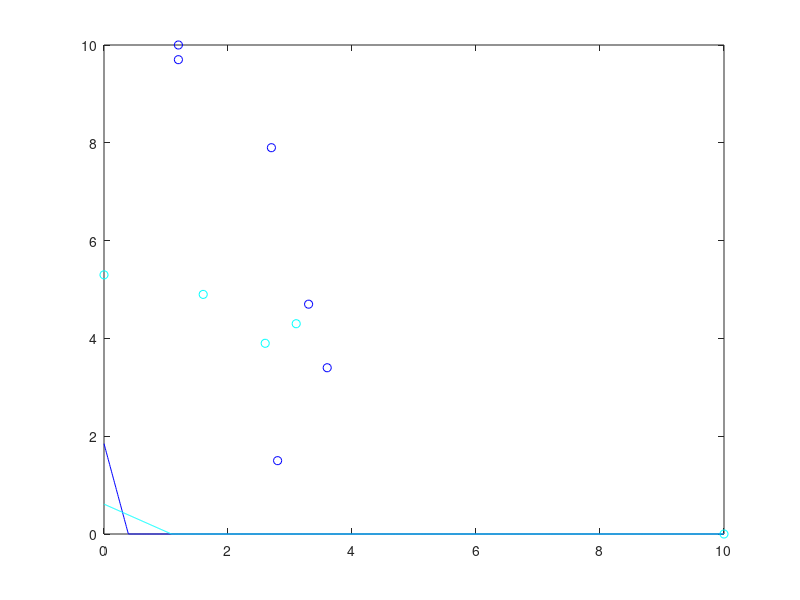

MATLAB code for this plot:
x0 = 0.000000:.01:10.000000;
c0 = [2.700000 7.900000 ;
3.600000 3.400000 ;
3.300000 4.700000 ;
1.200000 10.000000 ;
1.200000 9.700000 ;
2.800000 1.500000 ;
];
y_c0 =  - 0.97815 / 0.207899 * x0  + 0.384174 / 0.207899;
c1 = [10.000000 0.000000 ;
3.100000 4.300000 ;
2.600000 3.900000 ;
0.000000 5.300000 ;
1.600000 4.900000 ;
];
y_c1 =  - 0.489866 / 0.871798 * x0  + 0.532558 / 0.871798;
colors = jet(2);
if (size(c0) >0) plot (c0(:,1), c0(:,2),'o', 'color', colors(1,:)); end
hold on;
if (size(c1) >0) plot (c1(:,1), c1(:,2),'o', 'color', colors(2,:)); end
hold on;
for i = 1 : size(y_c0, 2) 
 if y_c0(i) > 10.000000 
 y_c0(i) = 10.000000; 
 end 
 if y_c0(i) < 0.000000 
 y_c0(i) = 0.000000; 
 end 
 end
for i = 1 : size(y_c1, 2) 
 if y_c1(i) > 10.000000 
 y_c1(i) = 10.000000; 
 end 
 if y_c1(i) < 0.000000 
 y_c1(i) = 0.000000; 
 end 
 end
plot(x0, y_c0, 'color', colors(1,:));
hold on;
plot(x0, y_c1, 'color', colors(2,:));
hold on;
